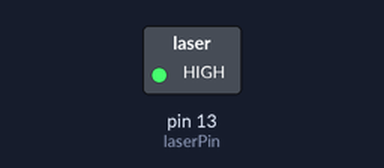
A sketch run on a simulated Arduino Uno, built with avr-gcc and run on an emulated ATmega328P. On the bench: switched loads named in the sketch (green lamp = pin HIGH).

Above: at 0.1 s.
Timing chart, 0 to 1.6 s (numbered marks = the images above):
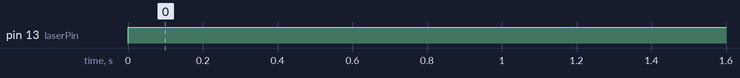

The sketch:

laser_module.ino
```cpp
int laserPin = 13;

void setup() {
  pinMode(laserPin, OUTPUT);
}

void loop() {
  digitalWrite(laserPin, HIGH); // Laser ON
  /*delay(1000);
  digitalWrite(laserPin, LOW);  // Laser OFF
  delay(1000);*/
}
```

Measured:
- by itself, pin 13 (laserPin): LOW → HIGH at 0.00 s
